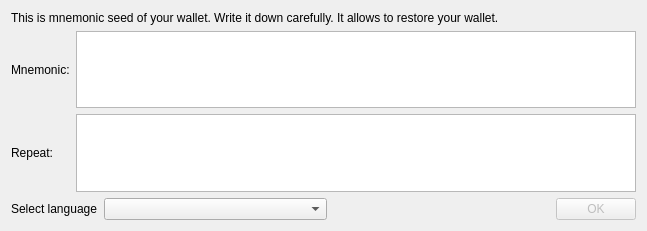
<?xml version="1.0" encoding="UTF-8"?>
<ui version="4.0">
 <class>VerifyMnemonicSeedDialog</class>
 <widget class="QDialog" name="VerifyMnemonicSeedDialog">
  <property name="geometry">
   <rect>
    <x>0</x>
    <y>0</y>
    <width>647</width>
    <height>231</height>
   </rect>
  </property>
  <property name="minimumSize">
   <size>
    <width>0</width>
    <height>130</height>
   </size>
  </property>
  <property name="windowTitle">
   <string>New deterministic wallet created</string>
  </property>
  <layout class="QGridLayout" name="gridLayout">
   <item row="0" column="0" colspan="2">
    <widget class="QLabel" name="label_3">
     <property name="text">
      <string>This is mnemonic seed of your wallet. Write it down carefully. It allows to restore your wallet.</string>
     </property>
    </widget>
   </item>
   <item row="1" column="0">
    <widget class="QLabel" name="label">
     <property name="text">
      <string>Mnemonic:</string>
     </property>
    </widget>
   </item>
   <item row="1" column="1">
    <widget class="QTextEdit" name="m_seedEdit">
     <property name="font">
      <font>
       <pointsize>10</pointsize>
       <weight>75</weight>
       <bold>true</bold>
      </font>
     </property>
     <property name="readOnly">
      <bool>true</bool>
     </property>
    </widget>
   </item>
   <item row="2" column="0">
    <widget class="QLabel" name="label_2">
     <property name="text">
      <string>Repeat:</string>
     </property>
    </widget>
   </item>
   <item row="2" column="1">
    <widget class="QTextEdit" name="m_seedRepeat">
     <property name="font">
      <font>
       <pointsize>10</pointsize>
       <weight>75</weight>
       <bold>true</bold>
      </font>
     </property>
    </widget>
   </item>
   <item row="3" column="0">
    <spacer name="verticalSpacer">
     <property name="orientation">
      <enum>Qt::Vertical</enum>
     </property>
     <property name="sizeHint" stdset="0">
      <size>
       <width>20</width>
       <height>2</height>
      </size>
     </property>
    </spacer>
   </item>
   <item row="4" column="0" colspan="2">
    <layout class="QHBoxLayout" name="horizontalLayout">
     <item>
      <widget class="QLabel" name="m_languageLabel">
       <property name="text">
        <string>Select language</string>
       </property>
      </widget>
     </item>
     <item>
      <widget class="QComboBox" name="m_languageCombo">
       <property name="sizePolicy">
        <sizepolicy hsizetype="Expanding" vsizetype="Fixed">
         <horstretch>0</horstretch>
         <verstretch>0</verstretch>
        </sizepolicy>
       </property>
      </widget>
     </item>
     <item>
      <spacer name="horizontalSpacer">
       <property name="orientation">
        <enum>Qt::Horizontal</enum>
       </property>
       <property name="sizeHint" stdset="0">
        <size>
         <width>60</width>
         <height>20</height>
        </size>
       </property>
      </spacer>
     </item>
     <item>
      <widget class="QPushButton" name="m_okButton">
       <property name="enabled">
        <bool>false</bool>
       </property>
       <property name="text">
        <string>OK</string>
       </property>
       <property name="autoDefault">
        <bool>false</bool>
       </property>
       <property name="default">
        <bool>true</bool>
       </property>
      </widget>
     </item>
    </layout>
   </item>
  </layout>
 </widget>
 <resources/>
 <connections>
  <connection>
   <sender>m_okButton</sender>
   <signal>clicked()</signal>
   <receiver>VerifyMnemonicSeedDialog</receiver>
   <slot>accept()</slot>
   <hints>
    <hint type="sourcelabel">
     <x>594</x>
     <y>102</y>
    </hint>
    <hint type="destinationlabel">
     <x>323</x>
     <y>65</y>
    </hint>
   </hints>
  </connection>
  <connection>
   <sender>m_seedRepeat</sender>
   <signal>textChanged()</signal>
   <receiver>VerifyMnemonicSeedDialog</receiver>
   <slot>onTextChanged()</slot>
   <hints>
    <hint type="sourcelabel">
     <x>351</x>
     <y>146</y>
    </hint>
    <hint type="destinationlabel">
     <x>323</x>
     <y>69</y>
    </hint>
   </hints>
  </connection>
  <connection>
   <sender>m_languageCombo</sender>
   <signal>currentIndexChanged(int)</signal>
   <receiver>VerifyMnemonicSeedDialog</receiver>
   <slot>languageChanged()</slot>
   <hints>
    <hint type="sourcelabel">
     <x>126</x>
     <y>170</y>
    </hint>
    <hint type="destinationlabel">
     <x>240</x>
     <y>119</y>
    </hint>
   </hints>
  </connection>
 </connections>
 <slots>
  <slot>selectPathClicked()</slot>
  <slot>languageChanged()</slot>
  <slot>onTextChanged()</slot>
 </slots>
</ui>
